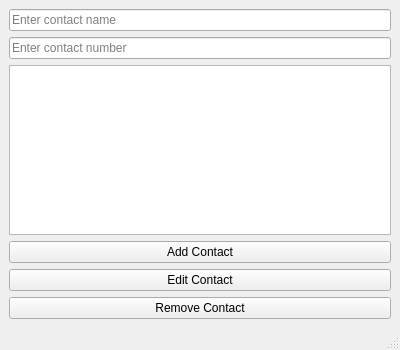
<?xml version="1.0" encoding="UTF-8"?>
<ui version="4.0">
 <class>ContactManager</class>
 <widget class="QMainWindow" name="ContactManager">
  <property name="geometry">
   <rect>
    <x>0</x>
    <y>0</y>
    <width>400</width>
    <height>350</height>
   </rect>
  </property>
  <property name="windowTitle">
   <string>Contact Manager</string>
  </property>
  <widget class="QWidget" name="centralwidget">
   <layout class="QVBoxLayout" name="verticalLayout">
    <item>
     <widget class="QLineEdit" name="nameLineEdit">
      <property name="placeholderText">
       <string>Enter contact name</string>
      </property>
     </widget>
    </item>
    <item>
     <widget class="QLineEdit" name="numberLineEdit">
      <property name="placeholderText">
       <string>Enter contact number</string>
      </property>
     </widget>
    </item>
    <item>
     <widget class="QTableView" name="contactTableView"/>
    </item>
    <item>
     <widget class="QPushButton" name="addButton">
      <property name="text">
       <string>Add Contact</string>
      </property>
     </widget>
    </item>
    <item>
     <widget class="QPushButton" name="editButton">
      <property name="text">
       <string>Edit Contact</string>
      </property>
     </widget>
    </item>
    <item>
     <widget class="QPushButton" name="removeButton">
      <property name="text">
       <string>Remove Contact</string>
      </property>
     </widget>
    </item>
   </layout>
  </widget>
  <widget class="QStatusBar" name="statusbar"/>
 </widget>
 <resources/>
 <connections/>
</ui>
